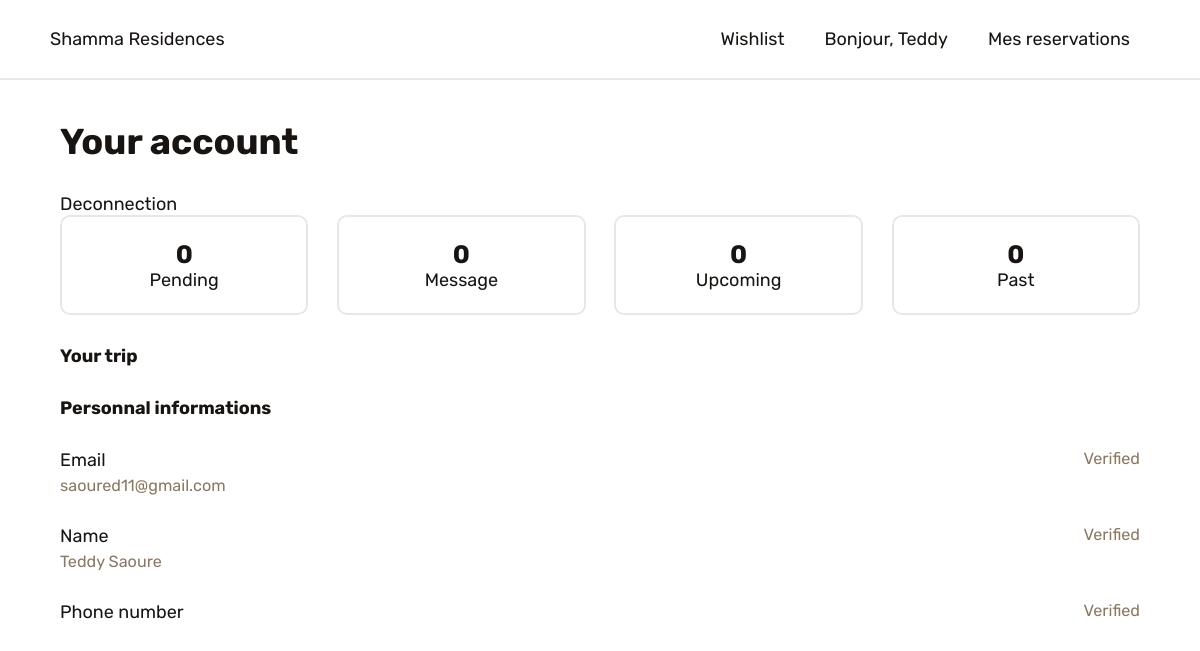
Page /customer/account/ (signed in) on the committed database.
### resi/models.py (models this page shows, shortened)
class CustomUser(AbstractBaseUser, PermissionsMixin):
    email = models.EmailField(unique=True, null=True, blank=True)
    phone_number = models.CharField(max_length=15, unique=True, null=True, blank=True)
    is_staff = models.BooleanField(default=False)
    is_active = models.BooleanField(default=True)
    objects = CustomUserManager()
    USERNAME_FIELD = "email"
    REQUIRED_FIELDS = []

class Customer(models.Model):
    user = models.OneToOneField(settings.AUTH_USER_MODEL, on_delete=models.CASCADE)
    first_name = models.CharField(max_length=200)
    last_name = models.CharField(max_length=100)
    phone_number = models.CharField(max_length=60, null=False)

### resi/views.py (the view)
# urls.py: path("customer/account/", views.account_details, name="account_details"),
def account_details(request):
    return render(request, "resi/customer/account.html")

### resi/templates/resi/customer/account.html (shortened to what this page needs)
{% include 'resi/includes/begin.html' %}
<main class="main">
    <h1>Your account</h1>
    <p><a href="{% url 'resi:log_out' %}">Deconnection</a></p>
    <div class="infos flex">
        <div class="pending card">
            <p>0</p>
            <p class="title">Pending</p>
        </div>
        <div class="message card">
            <p>0</p>
            <p class="title">Message</p>
        </div>
        <div class="upcoming card">
            <p>0</p>
            <p class="title">Upcoming</p>
        </div>
        <div class="past card">
            <p>0</p>
            <p class="title">Past</p>
        </div>
    </div>
    <div class="trips_info">
        <h4>Your trip</h4>
    </div>
    <div class="user_info">
        <h4>Personnal informations</h4>
        <div class="flex">
            <div>
                <p class="title">Email</p>
                <p>{{user.email}}</p>
            </div>
            <p>Verified</p>
        </div>
        <div class="flex">
            <div>
                <p class="title">Name</p>
                <p>{{user.customer.first_name}} {{user.customer.last_name}}</p>
            </div>
            <p>Verified</p>
        </div>
        <div class="flex">
            <div>
                <p class="title">Phone number</p>
            </div>
            <p>Verified</p>
        </div>
    </div>
</main>
{% include 'resi/includes/end.html' %}

### resi/templates/resi/includes/begin.html (shortened to what this page needs)
{% load static %}
<!DOCTYPE html>
<html lang="fr">
<head>
    <link rel="stylesheet" href="{% static 'resi/css/styles.css' %}">
</head>
<body>
    <header class="header">
        <p><a href="{% url 'resi:home' %}">Shamma Residences</a></p>
        <nav>
            <ul class="menu">
                <li><a href="#">Wishlist</a></li>
                <li>
                    {% if user.is_authenticated %}
                    <a href="{% url 'resi:account_details' %}">Bonjour, {{user.customer.first_name}}</a>
                    {% else %}
                    <a href="{% url 'resi:verification_account' %}">Se connecter</a>
                    {% endif %}
                </li>
                <li><a href="#">Mes reservations</a></li>
            </ul>
        </nav>
    </header>

### resi/static/resi/css/styles.css (style rules this page uses)
* { box-sizing: border-box; font-family: Rubik; margin: 0; padding: 0; }
body { font-size: 18px; }

### resi/templates/resi/includes/begin.html (style rules this page uses)
a { text-decoration: none; color: inherit; }
body { background-color: #FFFFFF; color: #171412; }
.header { display: flex; justify-content: space-between; align-items: center; height: 80px; width: 100%; padding: 0 50px; border-bottom: 2px solid #E5E8EB; margin-bottom: 40px; }
.menu { display: flex; align-items: center; list-style-type: none; }
.menu li { padding: 20px 20px; cursor: pointer; }
.menu li a { position: relative; display: block; }
.menu li a::after { content: ""; display: inline-block; position: absolute; width: 100%; height: 2px; background-color: #171412; bottom: 0; left: 0; transform: scaleX(0); transform-origin: left; transition: all .3s; }

### resi/templates/resi/customer/account.html (style rules this page uses)
.flex { display: flex; justify-content: space-between; }
.main { width: 1080px; margin: 0 auto; }
.main>h1, .main .user_info h4 { margin-bottom: 30px; }
.main>div { margin-bottom: 30px; }
.main .infos .card { display: flex; justify-content: center; align-items: center; flex-direction: column; width: 23%; height: 100px; border: 2px solid #E5E8EB; border-radius: 10px; }
.main .infos .card p:not(.title) { font-weight: bold; font-size: 1.4em; }
.main .user_info>div { margin-bottom: 30px; }
.main .user_info div .title { margin-bottom: 5px; }
.main .user_info div p:not(.title) { color: #8A7861; font-size: .9em; }

### rows in the picture
CustomUser: customer.first_name "Teddy", email "saoured11@gmail.com", customer.last_name "Saoure"
